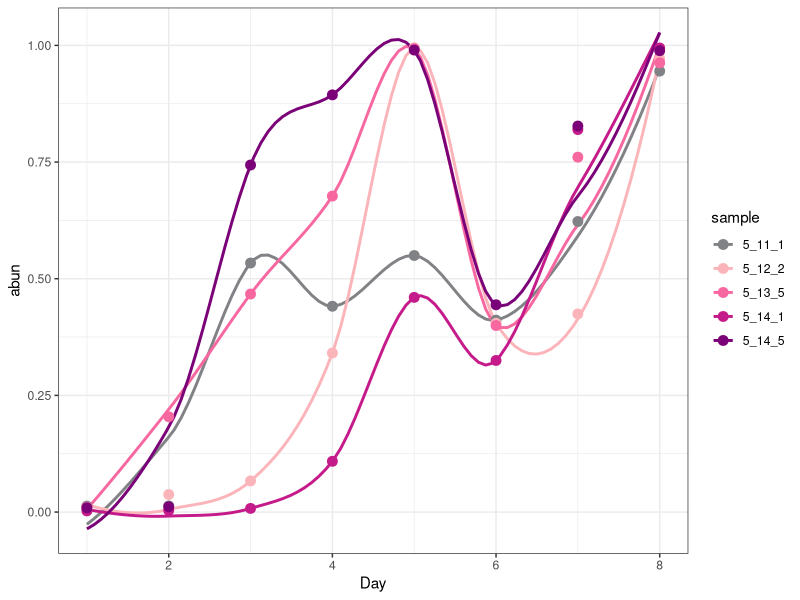
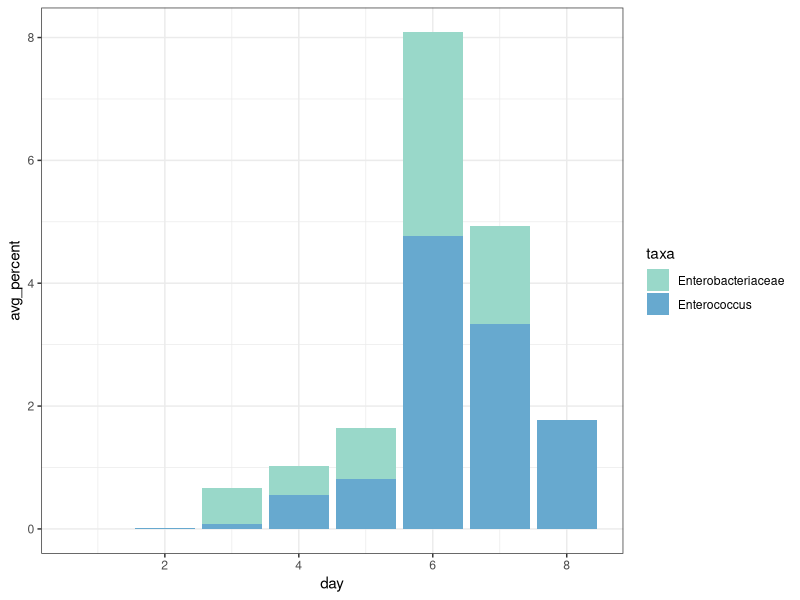
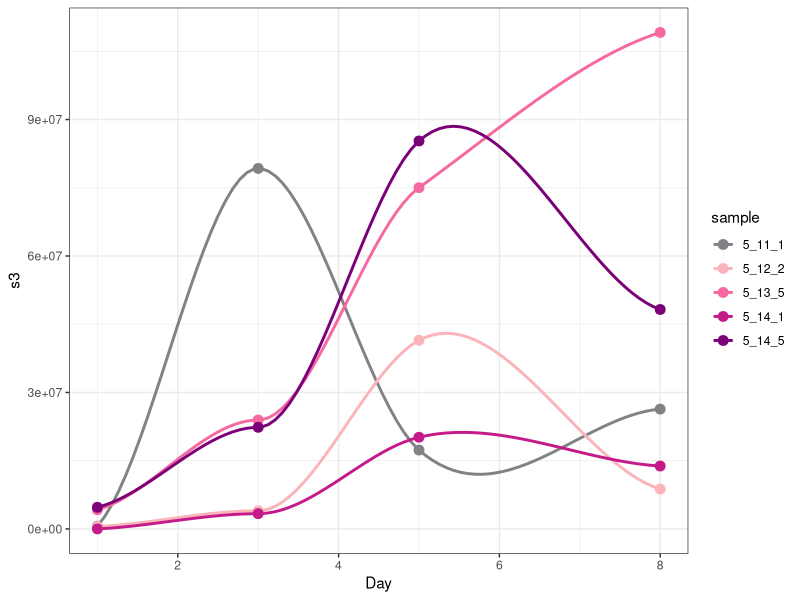

These figures' R source, in order:
library(ggplot2)
library(readxl)
library(dplyr)

setwd("path/")
#figure 2B
data = read_excel("Figure2_data.xlsx",sheet="sal_abun")

HFD = data %>%
  filter(treatment=="HFD")
HFD_sal = HFD %>% 
  filter(day> 0)

#Salmonella abundance Lineplot
ggplot(HFD_sal, aes(x = day, y = abun, colour = sample)) + 
  geom_smooth(se=FALSE,span = 0.7) + geom_point(size=3) + theme_bw() + scale_x_continuous("Day") +
  scale_color_manual(values=c('#808285','#fbb4b9',"#f768a1","#c51b8a","#7a0177"))

#2 ASVs Bar chart 
data = read_excel("Figure2_data.xlsx",sheet="bar")
ggplot(data, aes(fill=taxa, y=avg_percent, x=day)) + 
  geom_bar(position="stack", stat="identity")+
  scale_fill_manual(values=c('#99d8c9','#67a9cf'))+theme_bw()

#S3 expression lineplot
data = read_excel("Figure2_data.xlsx",sheet="s3")

HFD = data %>%
  filter(treatment=="HFD")
HFD_sal = HFD %>% 
  filter(day> 0)

#S3 lineplot 
ggplot(HFD_sal, aes(x = day, y = s3, colour = sample)) + 
  geom_smooth(se=FALSE,span = 0.9) + geom_point(size=3) + theme_bw() + scale_x_continuous("Day") +
  scale_color_manual(values=c('#808285','#fbb4b9',"#f768a1","#c51b8a","#7a0177"))

